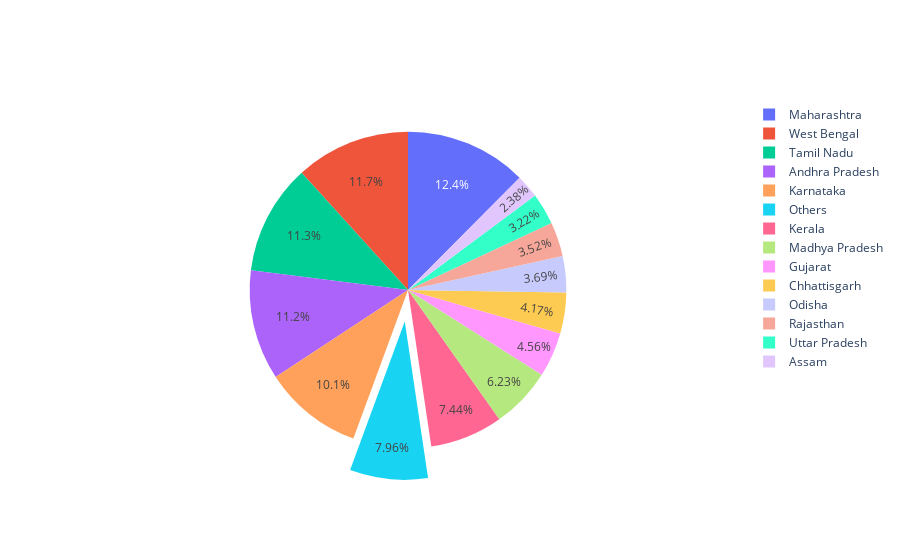

Notebook source saved alongside this figure:
### Code cell
#pie for state
state_and_total = {state_all[i]: state_total[i] for i in range(len(state_all))}


labels = ['Others','Maharashtra','West Bengal','Tamil Nadu', 'Andhra Pradesh','Karnataka','Kerala','Madhya Pradesh','Gujarat',
          'Chhattisgarh','Odisha','Rajasthan','Uttar Pradesh','Assam',]
values = []

others_sum = 0
for i in state_all:
    if i not in labels:
        others_sum = others_sum + state_and_total[i]
values.append(others_sum)

for i in labels:
    if(i!='Others'):
        values.append(state_and_total[i])
        
        
fig.update_layout(
    title_text="States",
    # Add annotations in the center of the donut pies.
    annotations=[dict(text='Visitors', x=0.5, y=0.5, font_size=20, showarrow=False)])

fig = go.Figure(data=[go.Pie(labels=labels, values=values, pull=[0.2, 0, 0, 0,0,0])])
fig.show()

### Figure 1 — Plotly figure (JSON) as saved in the notebook; plotly's stock layout.template omitted (floating-point values rounded to 4 significant figures)
{"data": [{"labels": ["Others", "Maharashtra", "West Bengal", "Tamil Nadu", "Andhra Pradesh", "Karnataka", "Kerala", "Madhya Pradesh", "Gujarat", "Chhattisgarh", "Odisha", "Rajasthan", "Uttar Pradesh", "Assam"], "pull": [0.2, 0, 0, 0, 0, 0], "type": "pie", "values": [576865, 901945, 849936, 818691, 814059, 734825, 538946, 451535, 330858, 302354, 267234, 255134, 233352, 172276]}], "layout": {}}
